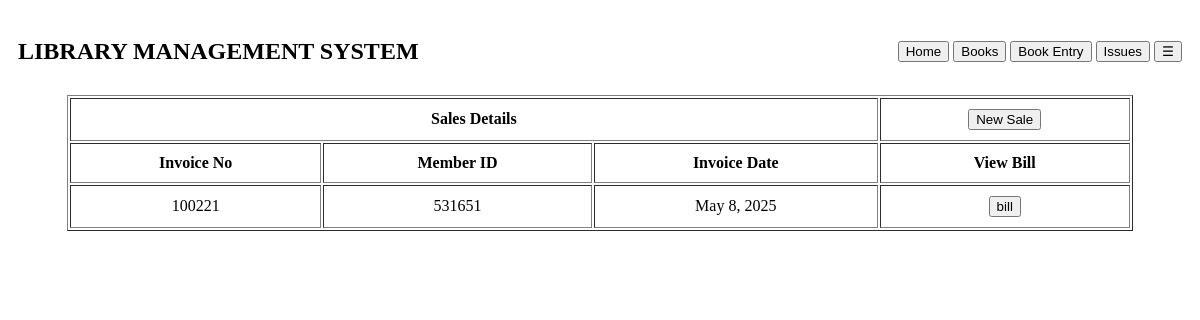
The page /sale_list on the database its author committed.
### libreapp/models.py (models this page shows, shortened)
class sales(models.Model):
    mem_dt=models.CharField(max_length=20)
    invcno = models.IntegerField(unique=True, editable=False)
    dat=models.DateField()
    tot = models.DecimalField(max_digits=10, decimal_places=2,default=0)

### libreapp/views.py (the view)
# urls.py: path("sale_list", views.sale_list, name="sale_list.html"),
def sale_list(request):
    inv_id= sales.objects.all()
    return render(request, "sales/sale_list.html",locals())

### libreapp/templates/sales/sale_list.html (shortened to what this page needs)
{% extends "base.html" %}
{% block content %}
<table cellpadding="10px" width="90%" align="center" border="1">
    <tr>
        <th colspan="3 ">Sales Details</th>
        <th><a href="http://127.0.0.1:8000/sale_nw"><input type="button" value="New Sale"></a> </th>
    </tr>
    <tr>
        <th>Invoice No</th>
        <th>Member ID</th>
        <th>Invoice Date</th>
        <th> View Bill</th>
    </tr>
    {% for i in inv_id%}
    <td>{{i.invcno}}</td>
    <td>{{i.mem_dt}}</td>
    <td>{{i.dat}}</td>
    <td><a href="http://127.0.0.1:8000/vw_bill/{{i.invcno}}"><input type="button" value="bill"></a></td>
    {% endfor %}
</table>
{% endblock%}

### libreapp/templates/sales/sale_list.html (style rules this page uses)
td { text-align:center; }

### rows shown on the page
sales: invcno "100221", mem_dt "531651", dat "May 8, 2025"
